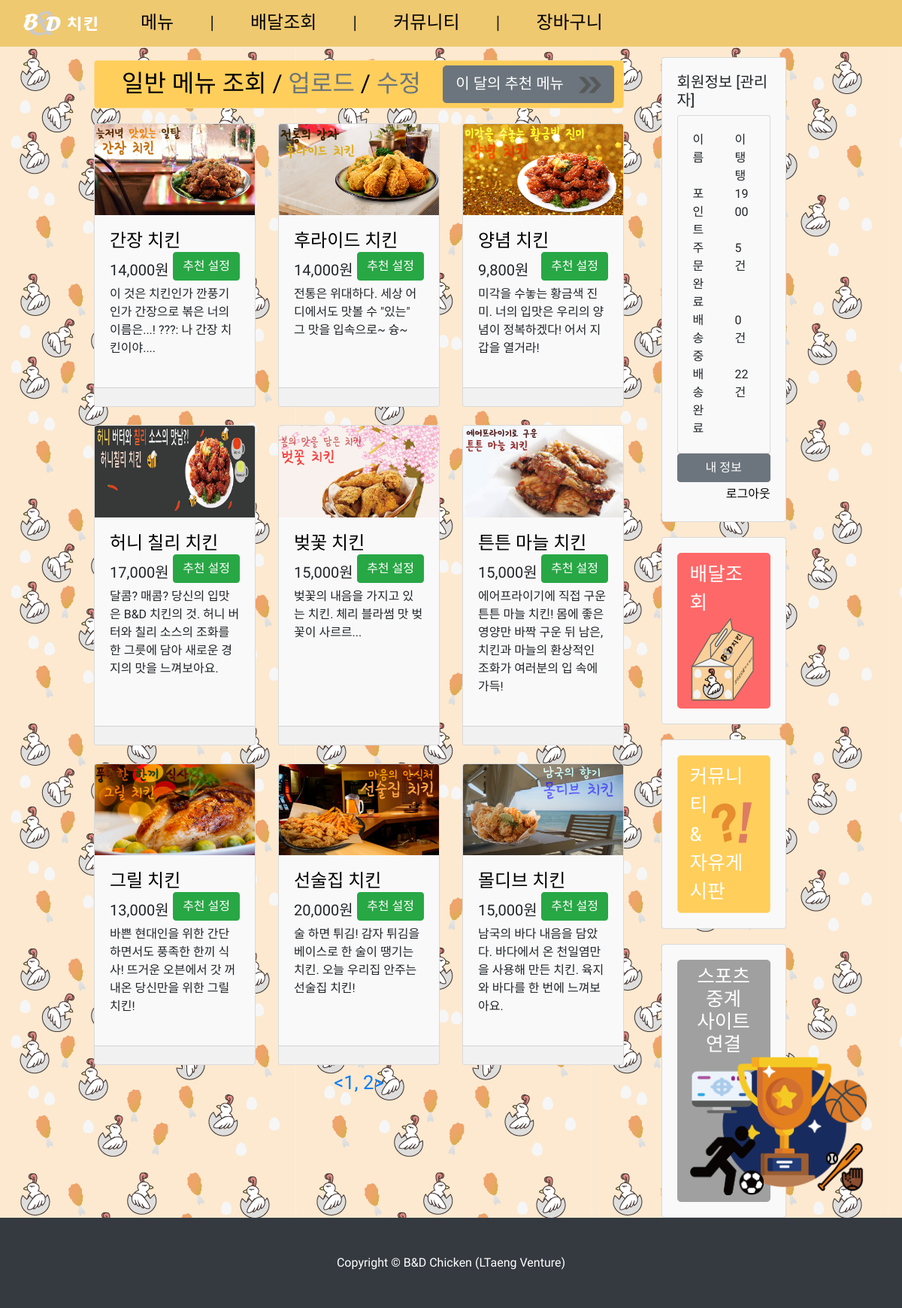
/pages/chicken/list.php (signed in), run on the app's committed database.
### tables this page shows
CREATE TABLE `items` (
  `ID` int(11) NOT NULL,
  `title` varchar(40) NOT NULL,
  `price` varchar(40) NOT NULL,
  `context` mediumtext NOT NULL,
  `rec` tinyint(1) NOT NULL
);

CREATE TABLE `user` (
  `userId` int(11) NOT NULL,
  `name` varchar(100) NOT NULL,
  `email` varchar(100) NOT NULL,
  `password` varchar(400) NOT NULL,
  `tel` varchar(40) NOT NULL,
  `address` varchar(100) NOT NULL,
  `point` int(11) NOT NULL
);

### pages/chicken/list.php (the view, shortened to what this page needs)
<?php
include "/var/www/html/WebProgramming/sql/connection/dbconnect.php";
if (!isset($_GET['page'])) {
    $page = 1;
} else {
    $page = mysqli_real_escape_string($con, $_GET['page']);
}
$maxItem = 9;
if (isset($_SESSION['usr_id'])) {
    $role_sql = "SELECT `role` FROM `authorities` WHERE `userId` = " . $_SESSION['usr_id'];
    $result = mysqli_query($con, $role_sql);
    while ($row = mysqli_fetch_assoc($result))
        $auth[] = $row['role'];
    if (in_array("IS_ADMIN", $auth))
        $isAdmin = true;
    else
        $isAdmin = false;
} else
    $isAdmin = false;
?>
<!DOCTYPE html>
<html>
    <head>
    <?php include "../header.php"; ?>
    </head>
    <body>
    <?php include "../navbar.php"; ?>
  <div class="container-fluid" style="padding-left: 125px; padding-right: 125px; background-image: url('../../assets/images/background-2.png');">
    <div class="row">
      <div class="col-lg-9">
        <div class="row">
          <div class="col-lg-12 mt-4">
            <div class="btn btn-yellow full_button">
                <span class="huge_font" style="float: left; padding-left: 1.5rem;">
                    일반 메뉴 조회
                    <?php
                    if ($isAdmin) {
                    ?>
                     / <a class="text-secondary" href="./upload.php?rec=0">업로드</a>
                     / <a class="text-secondary" href="./modify.php">수정</a>
                    <?php
                    }
                    ?>
                </span>
                <a href="./index.php" class="btn btn-lg btn-secondary text-left text-white" style="float: right">
                    이 달의 추천 메뉴
                    <div style="padding-left: 20px; float: right;"><img src="../../assets/images/arrow.svg" width=30 height=30 /></div>
                </a>
            </div>
          </div>
          <?php
          mysqli_query($con, "set session character_set_connection=utf8;");
          mysqli_query($con, "set session character_set_results=utf8;");
          mysqli_query($con, "set session character_set_client=utf8;");
          $sql = "SELECT `ID`, `title`, `price`, `context`, (SELECT `url` FROM `item_images` WHERE `itemId` = `items`.`ID`) as `url` FROM `items` ORDER BY `ID` DESC LIMIT " . ($page - 1) * $maxItem . ", $maxItem";
          $result = mysqli_query($con, $sql);
          while ($row = mysqli_fetch_assoc($result)) {
              echo '
              <div class="col-lg-4 col-md-6 mb-4">
                <div class="card h-100">
                  <a href="./details.php?id=' . $row['ID'] . '"><img class="card-img-top" src="../../' . $row['url'] . '" alt=""></a>
                  <div class="card-body">
                    <h4 class="card-title">
                      <a href="#">' . $row['title'] . '</a>';
                    if ($isAdmin)
                        echo '<a class="btn btn-success float-right text-white" href="./list_next.php?id=' . $row['ID'] . '">추천 설정</a>';
                    echo '</h4>
                    <h5>' . number_format($row['price']) . '원</h5>
                    <p class="card-text">' . $row['context'] . '</p>
                  </div>
                  <div class="card-footer"></div>
                </div>
              </div>';
          }
          ?>
        </div>
        <div class="text-center large_font text-primary">
            <?php
            $count_sql = "SELECT count(`ID`) as 'cnt' FROM `items`";
            $result = mysqli_query($con, $count_sql);
            while ($row = mysqli_fetch_assoc($result)) {
                $cnt = $row['cnt'];
            }
            $minPage = 1;
            $maxPage = (int)($cnt / $maxItem) + 1;
            echo "<a class='text-primary' href='./list.php?page=$minPage'><</a>";
            for ($i = 1; $i < $cnt / $maxItem; $i++)
                echo "<a class='text-primary' href='./list.php?page=$i'>$i</a>, ";
            echo "<a class='text-primary' href='./list.php?page=$i'>$i</a>";
            echo "<a class='text-primary' href='./list.php?page=$maxPage'>></a>";
            ?>
        </div>
      </div>
      <?php include "../sidebar.php"; ?>
    </div>
  </div>
  <?php include "../footer.php"; ?>
    </body>
</html>

### pages/sidebar.php (shortened to what this page needs)
<div class="col-lg-3" style="padding-right: 3%; padding-left: 2%">
  <div class="container">
      <div class="card">
          <div class="card-body">
                  <?php
                  if (!isset($_SESSION['usr_id'])) {
                  ?>
                  <div class="text-center">
                      <img src="../../assets/images/Text_Logo.svg" height=100 class="img_top" style="width: 5rem;" />
                      <img src="../../assets/images/Chicken_Logo.svg" height=150 style="width: 7rem;" />
                  </div>
                  <h5 class="card-title">로그인</h5>
                  <form method="POST" action="../user/login.php">
                      <div class="form-group">
                          <input type="text" class="form-control" placeholder="이메일" name="email" >
                          <input type="password" class="form-control" placeholder="패스워드" name="password">
                      </div>
                      <button type="submit" class="btn btn-primary form-control">로그인</button>
                      <div class="my-1">
                          <div class="float-left">
                              <a href="../user/register.php">회원가입</a>
                          </div>
                          <div class="float-right">
                              <a href="../user/idfind.php">이메일 찾기</a>
                              <a href="../user/pwfind.php">비밀번호 찾기</a>
                          </div>
                      </div>
                  </form>
                  <?php
                  } else {
                  $role_sql = "SELECT `role` FROM `authorities` WHERE `userId` = " . $_SESSION['usr_id'];
                  $result = mysqli_query($con, $role_sql);
                  while ($row = mysqli_fetch_assoc($result))
                      $auth[] = $row['role'];
                  if (in_array("IS_ADMIN", $auth))
                      $isAdmin = true;
                  else
                      $isAdmin = false;
                  $notBaedal = 0;
                  $isBaedal = 0;
                  $completeBaedal = 0;
                  $point_sql = "SELECT `point` FROM `user` WHERE `userId` = " . $_SESSION['usr_id'];
                  $user_sql = "SELECT `baedal`, `completeTime` FROM `baedal_list`";
                  $result = mysqli_query($con, $point_sql);
                  while ($row = mysqli_fetch_assoc($result)) {
                      $point = $row['point'];
                  }
                  $result = mysqli_query($con, $user_sql);
                  while ($row = mysqli_fetch_assoc($result)) {
                      if ($row['baedal'] == 0 && $row['completeTime'] == NULL) {
                          $notBaedal++;
                      } else if ($row['completeTime'] == NULL) {
                          $isBaedal++;
                      } else {
                          $completeBaedal++;
                      }
                  }
                  ?>
                  <h5 class="text-title">회원정보
                  <?php
                  if ($isAdmin)
                      echo "[관리자]";
                  ?>
                  </h5>
                  <div class="card m-0">
                      <div class="card-body">
                          <div class="row">
                              <div class="col-6 form-group">이름</div>
                              <div class="col-6"><?php echo $_SESSION['usr_name']; ?></div>
                              <div class="col-6">포인트</div>
                              <div class="col-6"><?php echo $point; ?></div>
                              <div class="col-6">주문완료</div>
                              <div class="col-6"><?php echo $notBaedal; ?> 건</div>
                              <div class="col-6">배송중</div>
                              <div class="col-6"><?php echo $isBaedal; ?> 건</div>
                              <div class="col-6">배송완료</div>
                              <div class="col-6"><?php echo $completeBaedal; ?> 건</div>
                          </div>
                      </div>
                  </div>
                  <a class="btn btn-secondary full_button text-white" href="../user/profile.php">내 정보</a>
                  <div class="text-right my-1">
                      <a href="../user/logout.php">로그아웃</a>
                  </div>
                  <?php
                  }
                  ?>
                </div>
            </div>
      <div class="card" onclick="location.href='../chicken/baedal.php'">
          <div class="card-body">
              <div class="btn btn-lg btn-red full_button text-left">
                  <span class="large_font">배달조회</span>
                  <div style="float: right;"><img src="../../assets/images/box.svg" style="width: 6rem; height: 7rem" /></div>
              </div>
          </div>
      </div>
      <div class="card" onclick="location.href='../community/notice.php'">
          <div class="card-body">
              <div class="btn btn-lg btn-yellow full_button text-left">
                  <span class="large_font">
                      커뮤니티
                      <div style="float: right; padding-top: 10px;">
                          <img src="../../assets/images/Q&A.svg" style="width: 4rem; height: 4rem;" />
                      </div>
                      <br>& 자유게시판
                  </span>
              </div>
          </div>
      </div>
      <div class="card">
          <div class="card-body">
              <div class="btn btn-lg btn-gray full_button text-center">
                  <span class="one_line_height large_font">
                      스포츠 중계
                      <br>
                      사이트 연결
                      <br>
                  </span>
                  <img src="../../assets/images/sports.png" style="height: 11.5rem" onclick="window.open('../../popup/sports.php', '_blank', 'width=523, height=530, toolbar=no, scrollbars=no, resizable=yes');">
              </div>
          </div>
      </div>
    </div>
  </div>

### css/style.css (style rules this page uses)
body { font-family: 'Do Hyeon', sans-serif; padding-top: 56px; background-color: #fff9ed; }
a, a:hover, a:link { color: black; }
.full_button { width: 100%; }
.large_font { font-size: 1.6rem; }
.huge_font { font-size: 2rem; color: black; }
.btn-gray { background-color: #a0a0a0; border-color: #a0a0a0; color: white; }
.btn-red { background-color: #ff6868; border-color: #ff6868; color: white; }
.btn-yellow { background-color: #ffce5b; border-color: #fcdb8d; color: white; }
.card { margin-top: 20px; background-color: #f9f9f9; }
.one_line_height { line-height: 1; }

### data on the page
items: shows a picture, title "간장 치킨", price "14,000", context "이 것은 치킨인가 깐풍기인가 간장으로 볶은 너의 이름은...! ???: 나 간장 치킨이야...."
items: shows a picture, title "후라이드 치킨", price "14,000", context "전통은 위대하다. 세상 어디에서도 맛볼 수 \"있는\" 그 맛을 입속으로~ 슝~"
items: shows a picture, title "양념 치킨", price "9,800", context "미각을 수놓는 황금색 진미. 너의 입맛은 우리의 양념이 정복하겠다! 어서 지갑을 열거라!"
items: shows a picture, title "허니 칠리 치킨", price "17,000", context "달콤? 매콤? 당신의 입맛은 B&D 치킨의 것. 허니 버터와 칠리 소스의 조화를 한 그릇에 담아 새로운 경지의 맛을 느껴보아요."
items: shows a picture, title "벚꽃 치킨", price "15,000", context "벚꽃의 내음을 가지고 있는 치킨. 체리 블라썸 맛 벚꽃이 사르르..."
items: shows a picture, title "튼튼 마늘 치킨", price "15,000", context "에어프라이기에 직접 구운 튼튼 마늘 치킨! 몸에 좋은 영양만 바짝 구운 뒤 남은, 치킨과 마늘의 환상적인 조화가 여러분의 입 속에 가득!"
items: shows a picture, title "그릴 치킨", price "13,000", context "바쁜 현대인을 위한 간단하면서도 풍족한 한끼 식사! 뜨거운 오븐에서 갓 꺼내온 당신만을 위한 그릴 치킨!"
items: shows a picture, title "선술집 치킨", price "20,000", context "술 하면 튀김! 감자 튀김을 베이스로 한 술이 땡기는 치킨. 오늘 우리집 안주는 선술집 치킨!"
items: shows a picture, title "몰디브 치킨", price "15,000", context "남국의 바다 내음을 담았다. 바다에서 온 천일염만을 사용해 만든 치킨. 육지와 바다를 한 번에 느껴보아요."
user: point "1900"

### other printed values
$i "2"
$_SESSION['usr_name'] "이탱탱"
$notBaedal "5"
$isBaedal "0"
$completeBaedal "22"
